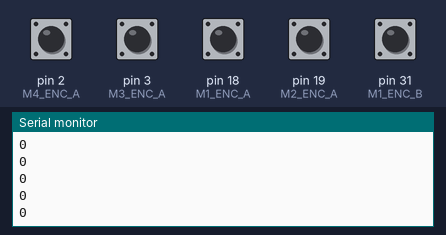
Bench run of a sketch on a simulated Arduino Mega 2560, built with avr-gcc and run on an emulated ATmega2560. Parts: the last lines printed to the serial monitor. Inputs (shaded band) come from the test bench; at power-on: pin 2 (M4_ENC_A), pin 3 (M3_ENC_A), pin 18 (M1_ENC_A), pin 19 (M2_ENC_A), pin 31 (M1_ENC_B) HIGH.

Above: at 1.2 s.
1.3 s: pin 18 (M1_ENC_A) pulled LOW for 0.15 s
At 1.47 s:
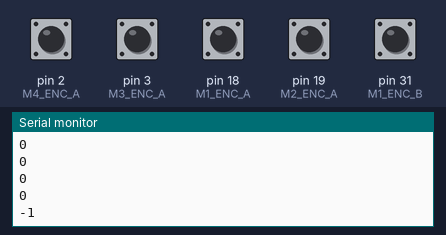
2.9 s: pin 18 (M1_ENC_A) pulled LOW for 1 s
At 3.92 s:
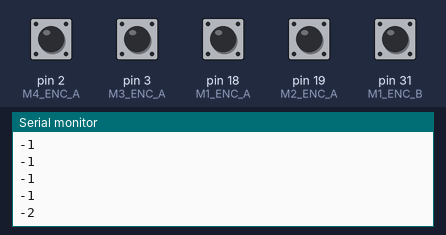
Timing chart, 0 to 5.9 s (numbered marks = the images above; inputs shaded):
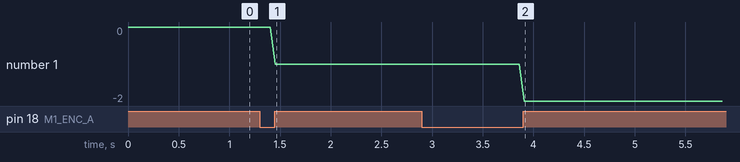

Measured:
- after the input at 1.3 s, the serial monitor: prints a new line after 0.15 s (image 1)
- after the input at 2.9 s, the serial monitor: prints a new line after 1.0 s (image 2)
- plotted number 1: 0 → -1 after the input at 1.3 s, -1 → -2 after the input at 2.9 s

The sketch:

Mega_Cafebot.ino
```cpp
#include "config.h"
#include "encoder.h"
#include "motor.h"
#include "cinematica.h"
#include "control.h"
#include "serial_cmd.h"

uint32_t ultimo_tick_control_us = 0;
uint32_t ultimo_tick_telemetria_ms = 0;
const uint32_t PERIODO_CONTROL_US = (uint32_t)(1000000.0f / TIMER_TRIGGER_FREQUENCY);  // 16666 us (60 Hz)

void setup() {
    Serial.begin(115200);
    Serial.setTimeout(15);  // Evita bloqueos al leer comandos seriales

    encoder_begin();
    // motor_begin();
    // control_begin();

    // ultimo_tick_control_us = micros();
    // imprimir_ayuda();
    // delay(5000);
    // cargar_ruta_prueba();
    // cargar_ruta_prueba();
    // cargar_ruta_prueba();
    // cargar_ruta_prueba();
    // cargar_ruta_prueba();
    // cargar_ruta_prueba();
    // cargar_ruta_prueba();
    // cargar_ruta_prueba();
    // cargar_ruta_prueba();
    // cargar_ruta_prueba();
    // cargar_ruta_prueba();
    // cargar_ruta_prueba();
    // cargar_ruta_prueba();
    // cargar_ruta_prueba();
    // cargar_ruta_prueba();
}

void loop() {
    Serial.println(m1_counter);
    delay(1000 / 20);
    // // 1. Lazo de control determinista a 60 Hz (Odometría + PID + Navegación)
    // uint32_t ahora_us = micros();
    // if (ahora_us - ultimo_tick_control_us >= PERIODO_CONTROL_US) {
    //     ultimo_tick_control_us += PERIODO_CONTROL_US;
    //     control_carro();
    // }

    // // 2. Lectura de comandos por puerto Serial (Rutas, Posición X Y W, Stop, Reset)
    // procesar_comando_serial();

    // // 3. Envío opcional de telemetría a 5 Hz (cuando se activa con 'M 1')
    // uint32_t ahora_ms = millis();
    // if (telemetria_activa && (ahora_ms - ultimo_tick_telemetria_ms >= 200)) {
    //     ultimo_tick_telemetria_ms = ahora_ms;
    //     imprimir_posicion();
    // }
}
```

cinematica.h
```cpp
#pragma once
#include "config.h"

// Cinemática Directa según la postura actual de los servos:
// V_m13: velocidad media (mm/s) de los motores M1 y M3
// V_m24: velocidad media (mm/s) de los motores M2 y M4
void forw_kinematics(float V_m13, float V_m24, float& V_bx, float& W_bz) {
    if (postura_servos_actual == SERVOS_GIRO_Z) {
        // Ruedas a +-45°: giro puro sobre el eje Z sin traslación lineal
        V_bx = 0.0f;
        // Con M1,M3 (+) y M2,M4 (-) el carro gira a la izquierda (+W_bz)
        W_bz = (V_m13 - V_m24) / CINEMATICA_D_GIRO_Z;
    } else {
        // Ruedas a 0°: traslación longitudinal
        V_bx = (V_m13 + V_m24) * 0.5f;
        W_bz = (V_m13 - V_m24) / CINEMATICA_W;
    }
}

// Cinemática Inversa según la postura actual de los servos:
void inv_kinematics(float V_bx, float W_bz, float& V_m13, float& V_m24) {
    if (postura_servos_actual == SERVOS_GIRO_Z) {
        // Giro puro sobre eje Z con ruedas a +-45°
        V_m13 = +W_bz * (CINEMATICA_D_GIRO_Z * 0.5f);
        V_m24 = -W_bz * (CINEMATICA_D_GIRO_Z * 0.5f);
    } else {
        // Avance en postura recta (0°)
        V_m13 = V_bx;
        V_m24 = V_bx;
    }
}
```

control.h
```cpp
#pragma once
#include "config.h"
#include "motor.h"
#include "cinematica.h"

// Detiene los motores eligiendo si quedan en Neutro (libre) o Freno Activo (clavado)
void detener_motores_y_pids(ModoParada modo = PARADA_NEUTRO) {
    velocidad_carro_objetivo = { 0.0f, 0.0f };
    m1_pid.set_punto_referencia(0.0f);
    m2_pid.set_punto_referencia(0.0f);
    m3_pid.set_punto_referencia(0.0f);
    m4_pid.set_punto_referencia(0.0f);
    m1_pwm = m2_pwm = m3_pwm = m4_pwm = 0;
    m1_pid.reset();
    m2_pid.reset();
    m3_pid.reset();
    m4_pid.reset();
    power(0, 0, 0, 0, modo);
}

// Inicia o supervisa la transición suave de los servos con motores en NEUTRO
bool solicitar_postura_servos(PosturaServos nueva_postura) {
    if (postura_servos_actual != nueva_postura) {
        // Liberar los motores en NEUTRO para que las ruedas rueden sin resistencia al pivotar
        detener_motores_y_pids(PARADA_NEUTRO);

        postura_servos_actual = nueva_postura;
        servo_angulo_inicio = servo_angulo_actual;
        servo_angulo_destino = (nueva_postura == SERVOS_GIRO_Z) ? ANGULO_SERVOS_Z : 0.0f;

        servos_en_transicion = true;
        t_inicio_transicion_servos = millis();
        actualizar_rampa_servos();
        return false;
    }

    if (servos_en_transicion) {
        detener_motores_y_pids(PARADA_NEUTRO);
        actualizar_rampa_servos();

        uint32_t tiempo_total = TIEMPO_GIRO_SERVOS_MS + TIEMPO_ASENTAMIENTO_SERVOS_MS;
        if (millis() - t_inicio_transicion_servos >= tiempo_total) {
            // Descartar pulsos parásitos originados por el pivotaje de las ruedas
            noInterrupts();
            m1_counter = m2_counter = m3_counter = m4_counter = 0;
            interrupts();
            servos_en_transicion = false;
            return true;
        }
        return false;
    }

    return true;
}

void set_velocidad(float v_bx, float w_bz) {
    velocidad_carro_objetivo.vx = v_bx;
    velocidad_carro_objetivo.wz = w_bz;

    float v_m13_mm_s = 0.0f;
    float v_m24_mm_s = 0.0f;
    inv_kinematics(v_bx, w_bz, v_m13_mm_s, v_m24_mm_s);

    float rev_s_13 = v_m13_mm_s / CIRCUNFERENCIA_RUEDA;
    float rev_s_24 = v_m24_mm_s / CIRCUNFERENCIA_RUEDA;

    m1_pid.set_punto_referencia(rev_s_13);
    m3_pid.set_punto_referencia(rev_s_13);
    m2_pid.set_punto_referencia(rev_s_24);
    m4_pid.set_punto_referencia(rev_s_24);
}

float actualizar_pid_motor(int32_t pulsos_ciclo, PID& pid, int32_t& pwm_acum) {
    float rev_seg = (TIMER_TRIGGER_FREQUENCY * (float)pulsos_ciclo) / PULSOS_POR_REVOLUCION;
    float salida_pid = pid.control(rev_seg, dt);
    int32_t delta_pwm = (int32_t)fmap(salida_pid, 0.0f, 1.0f, 0.0f, PWM_POR_REVOLUCION);

    pwm_acum = constrain(pwm_acum + delta_pwm, -PWM_MAX, PWM_MAX);
    return rev_seg * CIRCUNFERENCIA_RUEDA;
}

void control_carro() {
    // 1. Lectura atómica de encoders
    int32_t c1, c2, c3, c4;
    noInterrupts();
    c1 = m1_counter;
    m1_counter = 0;
    c2 = m2_counter;
    m2_counter = 0;
    c3 = m3_counter;
    m3_counter = 0;
    c4 = m4_counter;
    m4_counter = 0;
    interrupts();

    // Si los servos están interpolando su ángulo, avanzar un paso de la rampa con motores en NEUTRO
    if (servos_en_transicion) {
        actualizar_rampa_servos();
        uint32_t tiempo_total = TIEMPO_GIRO_SERVOS_MS + TIEMPO_ASENTAMIENTO_SERVOS_MS;
        if (millis() - t_inicio_transicion_servos >= tiempo_total) {
            servos_en_transicion = false;
        }
        detener_motores_y_pids(PARADA_NEUTRO);
        return;
    }

    // 2. Actualizar PIDs y calcular velocidad lineal de cada rueda
    float v1_mm = actualizar_pid_motor(c1, m1_pid, m1_pwm);
    float v2_mm = actualizar_pid_motor(c2, m2_pid, m2_pwm);
    float v3_mm = actualizar_pid_motor(c3, m3_pid, m3_pwm);
    float v4_mm = actualizar_pid_motor(c4, m4_pid, m4_pwm);

    // 3. Odometría según postura de los servos
    float v_m13_real = (v1_mm + v3_mm) * 0.5f;
    float v_m24_real = (v2_mm + v4_mm) * 0.5f;

    float v_bx_real = 0.0f, w_bz_real = 0.0f;
    forw_kinematics(v_m13_real, v_m24_real, v_bx_real, w_bz_real);

    velocidad_carro_actual.vx = v_bx_real;
    velocidad_carro_actual.wz = w_bz_real;

    if (postura_servos_actual == SERVOS_GIRO_Z) {
        posicion_carro_actual.w = wrapAngle(posicion_carro_actual.w + w_bz_real * dt);
    } else {
        float theta_mid = posicion_carro_actual.w + (w_bz_real * dt * 0.5f);
        posicion_carro_actual.x += v_bx_real * cos(theta_mid) * dt;
        posicion_carro_actual.y += v_bx_real * sin(theta_mid) * dt;
        posicion_carro_actual.w = wrapAngle(posicion_carro_actual.w + w_bz_real * dt);
    }

    // 4. Máquina de estados
    switch (modo_actual) {
        case QUIETO:
            detener_motores_y_pids(PARADA_NEUTRO);
            return;

        case CONTROL_SERIAL_VEL:
            if (fabs(velocidad_carro_objetivo.vx) < 1.0f && fabs(velocidad_carro_objetivo.wz) > 0.01f) {
                if (!solicitar_postura_servos(SERVOS_GIRO_Z)) return;
            } else {
                if (!solicitar_postura_servos(SERVOS_RECTO)) return;
            }
            set_velocidad(velocidad_carro_objetivo.vx, velocidad_carro_objetivo.wz);
            power(m1_pwm, m2_pwm, m3_pwm, m4_pwm, PARADA_NEUTRO);
            break;

        case NAVEGACION_RUTA:
            if (hay_objetivo_activo) {
                float dx = posicion_carro_objetivo.x - posicion_carro_actual.x;
                float dy = posicion_carro_objetivo.y - posicion_carro_actual.y;
                float distancia = sqrt(dx * dx + dy * dy);
                float angulo_hacia_meta = atan2(dy, dx);
                float error_rumbo = wrapAngle(angulo_hacia_meta - posicion_carro_actual.w);

                switch (fase_actual) {
                    case FASE_APUNTAR_RUMBO:
                        if (distancia <= TOLERANCIA_DISTANCIA_MM) {
                            detener_motores_y_pids(PARADA_FRENO);
                            fase_actual = FASE_ALINEAR_W_FINAL;
                            break;
                        }
                        if (fabs(error_rumbo) > TOLERANCIA_ANGULO_RAD) {
                            if (solicitar_postura_servos(SERVOS_GIRO_Z)) {
                                float cmd_wz = constrain(KP_ANGULO * error_rumbo, -VELOCIDAD_ANGULAR_MAX, VELOCIDAD_ANGULAR_MAX);
                                if (fabs(cmd_wz) < 0.25f) cmd_wz = (cmd_wz >= 0) ? 0.25f : -0.25f;
                                set_velocidad(0.0f, cmd_wz);
                                power(m1_pwm, m2_pwm, m3_pwm, m4_pwm, PARADA_NEUTRO);
                            }
                        } else {
                            // Rumbo alcanzado: frenar brevemente y pasar a avanzar recto
                            detener_motores_y_pids(PARADA_FRENO);
                            fase_actual = FASE_AVANZAR_RECTO;
                        }
                        break;

                    case FASE_AVANZAR_RECTO:
                        if (distancia > TOLERANCIA_DISTANCIA_MM) {
                            if (fabs(error_rumbo) > UMBRAL_DESVIO_RUMBO_RAD) {
                                detener_motores_y_pids(PARADA_FRENO);
                                fase_actual = FASE_APUNTAR_RUMBO;
                                break;
                            }
                            if (solicitar_postura_servos(SERVOS_RECTO)) {
                                float cmd_vx = constrain(KP_DISTANCIA * distancia, 45.0f, VELOCIDAD_NAVEGACION);
                                set_velocidad(cmd_vx, 0.0f);
                                power(m1_pwm, m2_pwm, m3_pwm, m4_pwm, PARADA_NEUTRO);
                            }
                        } else {
                            // Posición (X, Y) alcanzada: clavar posición con Freno Activo
                            detener_motores_y_pids(PARADA_FRENO);
                            fase_actual = FASE_ALINEAR_W_FINAL;
                        }
                        break;

                    case FASE_ALINEAR_W_FINAL:
                        {
                            float error_w_final = wrapAngle(posicion_carro_objetivo.w - posicion_carro_actual.w);
                            if (fabs(error_w_final) > TOLERANCIA_ANGULO_RAD) {
                                if (solicitar_postura_servos(SERVOS_GIRO_Z)) {
                                    float cmd_wz = constrain(KP_ANGULO * error_w_final, -VELOCIDAD_ANGULAR_MAX, VELOCIDAD_ANGULAR_MAX);
                                    if (fabs(cmd_wz) < 0.25f) cmd_wz = (cmd_wz >= 0) ? 0.25f : -0.25f;
                                    set_velocidad(0.0f, cmd_wz);
                                    power(m1_pwm, m2_pwm, m3_pwm, m4_pwm, PARADA_NEUTRO);
                                }
                            } else {
                                // Waypoint completado: Freno Activo para fijar el punto final
                                hay_objetivo_activo = false;
                                detener_motores_y_pids(PARADA_FRENO);
                                Serial.print(F("OK WAYPOINT -> X:"));
                                Serial.print(posicion_carro_actual.x, 1);
                                Serial.print(F(" Y:"));
                                Serial.print(posicion_carro_actual.y, 1);
                                Serial.print(F(" W_DEG:"));
                                Serial.println(degrees(posicion_carro_actual.w), 1);
                            }
                            break;
                        }
                }
            } else {
                float nuevo_punto[3];
                if (xQueueReceive(cola_navegacion, nuevo_punto, 0)) {
                    posicion_carro_objetivo.x = nuevo_punto[0];
                    posicion_carro_objetivo.y = nuevo_punto[1];
                    posicion_carro_objetivo.w = wrapAngle(nuevo_punto[2]);
                    hay_objetivo_activo = true;
                    fase_actual = FASE_APUNTAR_RUMBO;

                    Serial.print(F("-> Nuevo objetivo: X="));
                    Serial.print(posicion_carro_objetivo.x, 1);
                    Serial.print(F(" Y="));
                    Serial.print(posicion_carro_objetivo.y, 1);
                    Serial.print(F(" W_DEG="));
                    Serial.println(degrees(posicion_carro_objetivo.w), 1);
                } else {
                    if (solicitar_postura_servos(SERVOS_RECTO)) {
                        modo_actual = QUIETO;
                        detener_motores_y_pids(PARADA_NEUTRO);
                        Serial.println(F("FIN DE RUTA: Servos en 0 grados y motores en neutro."));
                    }
                }
            }
            break;
    }
}

void control_begin() {
    cola_navegacion = xQueueCreate(LARGO_COLA_NAVEGACION, sizeof(float) * 3);
}

void cargar_ruta_prueba() {
    Serial.println(F("Cargando ruta cuadrada de prueba..."));
    float cola_prueba[][3] = {
        { 500.0f, 0.0f, 0.0f },
        { 500.0f, 500.0f, 1.5708f },
        { 0.0f, 500.0f, 3.1416f },
        { 0.0f, 0.0f, 0.0f }
    };
    for (uint8_t i = 0; i < (sizeof(cola_prueba) / (sizeof(float) * 3)); i++) {
        xQueueSend(cola_navegacion, cola_prueba[i], 0);
    }
    modo_actual = NAVEGACION_RUTA;
}
```

encoder.h
```cpp
#pragma once
#include "config.h"

template<int b_pin, volatile int32_t& enc_count, int dir = 0>
void encoder_ISR() {
    if (digitalRead(b_pin) ^ dir) {
        enc_count++;
    } else {
        enc_count--;
    }
}

void encoder_begin() {
    pinMode(M1_ENC_A, INPUT_PULLUP);
    pinMode(M1_ENC_B, INPUT_PULLUP);
    attachInterrupt(digitalPinToInterrupt(M1_ENC_A), encoder_ISR<M1_ENC_B, m1_counter, 1>, RISING);

    pinMode(M2_ENC_A, INPUT_PULLUP);
    pinMode(M2_ENC_B, INPUT_PULLUP);
    attachInterrupt(digitalPinToInterrupt(M2_ENC_A), encoder_ISR<M2_ENC_B, m2_counter, 0>, RISING);

    pinMode(M3_ENC_A, INPUT_PULLUP);
    pinMode(M3_ENC_B, INPUT_PULLUP);
    attachInterrupt(digitalPinToInterrupt(M3_ENC_A), encoder_ISR<M3_ENC_B, m3_counter, 1>, RISING);

    pinMode(M4_ENC_A, INPUT_PULLUP);
    pinMode(M4_ENC_B, INPUT_PULLUP);
    attachInterrupt(digitalPinToInterrupt(M4_ENC_A), encoder_ISR<M4_ENC_B, m4_counter, 0>, RISING);
}
```

pid.h
```cpp
#pragma once

class PID {
  public:
    PID(float kp, float ki, float kd, float p_ref = 0.0f)
      : Kp(kp), Ki(ki), Kd(kd),
        punto_referencia(p_ref),
        error_integrativo(0.0f), error_derivativo(0.0f), error_total(0.0f) {}

    float control(float variable_proceso, float dt) {
        error_total = punto_referencia - variable_proceso;

        float P_salida = Kp * error_total;

        error_integrativo += error_total * dt;
        // Anti-windup para evitar saturación del término integral
        error_integrativo = constrain(error_integrativo, -10.0f, 10.0f);
        float I_salida = Ki * error_integrativo;

        float derivada = (error_total - error_derivativo) / dt;
        error_derivativo = error_total;
        float D_salida = Kd * derivada;

        return P_salida + I_salida + D_salida;
    }

    void set_punto_referencia(float p_ref) {
        punto_referencia = p_ref;
    }

    void reset() {
        error_integrativo = 0.0f;
        error_derivativo = 0.0f;
        error_total = 0.0f;
    }

  private:
    float Kp, Ki, Kd;
    float punto_referencia;
    float error_integrativo;
    float error_derivativo;
    float error_total;
};
```

Source omitted: motor.h (3396 bytes), serial_cmd.h (5746 bytes), config.h (5695 bytes)
